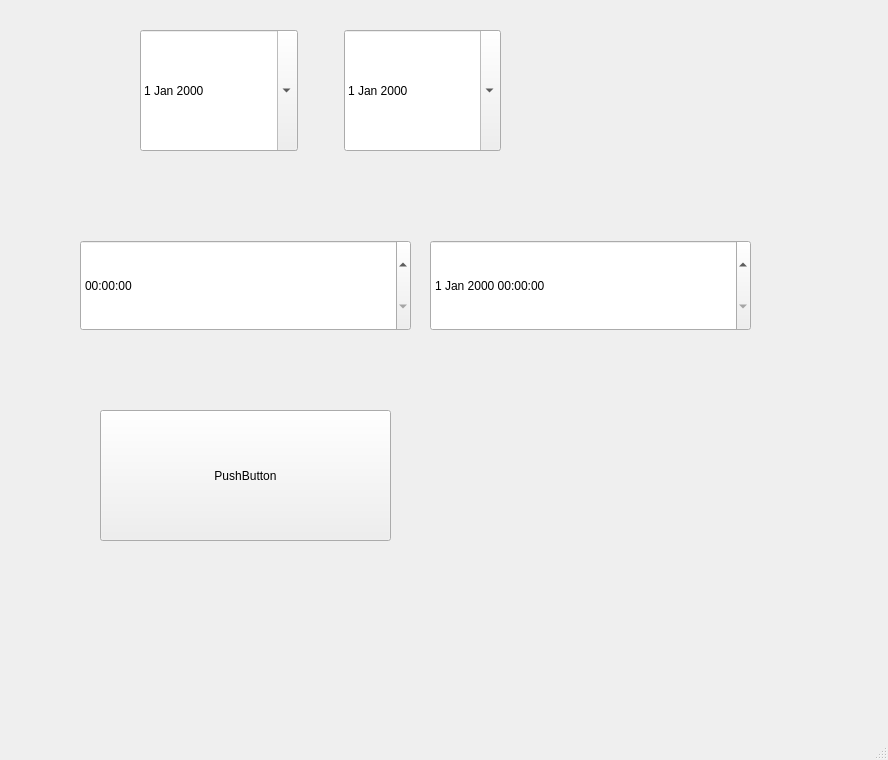
<?xml version="1.0" encoding="UTF-8"?>
<ui version="4.0">
 <class>MainWindow</class>
 <widget class="QMainWindow" name="MainWindow">
  <property name="geometry">
   <rect>
    <x>0</x>
    <y>0</y>
    <width>888</width>
    <height>760</height>
   </rect>
  </property>
  <property name="windowTitle">
   <string>MainWindow</string>
  </property>
  <widget class="QWidget" name="centralwidget">
   <widget class="QTimeEdit" name="timeEdit">
    <property name="geometry">
     <rect>
      <x>80</x>
      <y>240</y>
      <width>331</width>
      <height>91</height>
     </rect>
    </property>
   </widget>
   <widget class="QDateTimeEdit" name="dateTimeEdit">
    <property name="geometry">
     <rect>
      <x>430</x>
      <y>240</y>
      <width>321</width>
      <height>91</height>
     </rect>
    </property>
   </widget>
   <widget class="QPushButton" name="pushButton">
    <property name="geometry">
     <rect>
      <x>100</x>
      <y>410</y>
      <width>291</width>
      <height>131</height>
     </rect>
    </property>
    <property name="text">
     <string>PushButton</string>
    </property>
   </widget>
   <widget class="QWidget" name="">
    <property name="geometry">
     <rect>
      <x>140</x>
      <y>30</y>
      <width>361</width>
      <height>121</height>
     </rect>
    </property>
    <layout class="QHBoxLayout" name="horizontalLayout">
     <item>
      <widget class="QDateEdit" name="dateEdit_2">
       <property name="sizePolicy">
        <sizepolicy hsizetype="Preferred" vsizetype="Preferred">
         <horstretch>0</horstretch>
         <verstretch>0</verstretch>
        </sizepolicy>
       </property>
       <property name="calendarPopup">
        <bool>true</bool>
       </property>
      </widget>
     </item>
     <item>
      <spacer name="horizontalSpacer">
       <property name="orientation">
        <enum>Qt::Horizontal</enum>
       </property>
       <property name="sizeType">
        <enum>QSizePolicy::Preferred</enum>
       </property>
       <property name="sizeHint" stdset="0">
        <size>
         <width>40</width>
         <height>20</height>
        </size>
       </property>
      </spacer>
     </item>
     <item>
      <widget class="QDateEdit" name="dateEdit">
       <property name="sizePolicy">
        <sizepolicy hsizetype="Minimum" vsizetype="Preferred">
         <horstretch>0</horstretch>
         <verstretch>0</verstretch>
        </sizepolicy>
       </property>
       <property name="calendarPopup">
        <bool>true</bool>
       </property>
      </widget>
     </item>
    </layout>
   </widget>
  </widget>
  <widget class="QMenuBar" name="menubar">
   <property name="geometry">
    <rect>
     <x>0</x>
     <y>0</y>
     <width>888</width>
     <height>26</height>
    </rect>
   </property>
  </widget>
  <widget class="QStatusBar" name="statusbar"/>
 </widget>
 <resources/>
 <connections/>
</ui>
